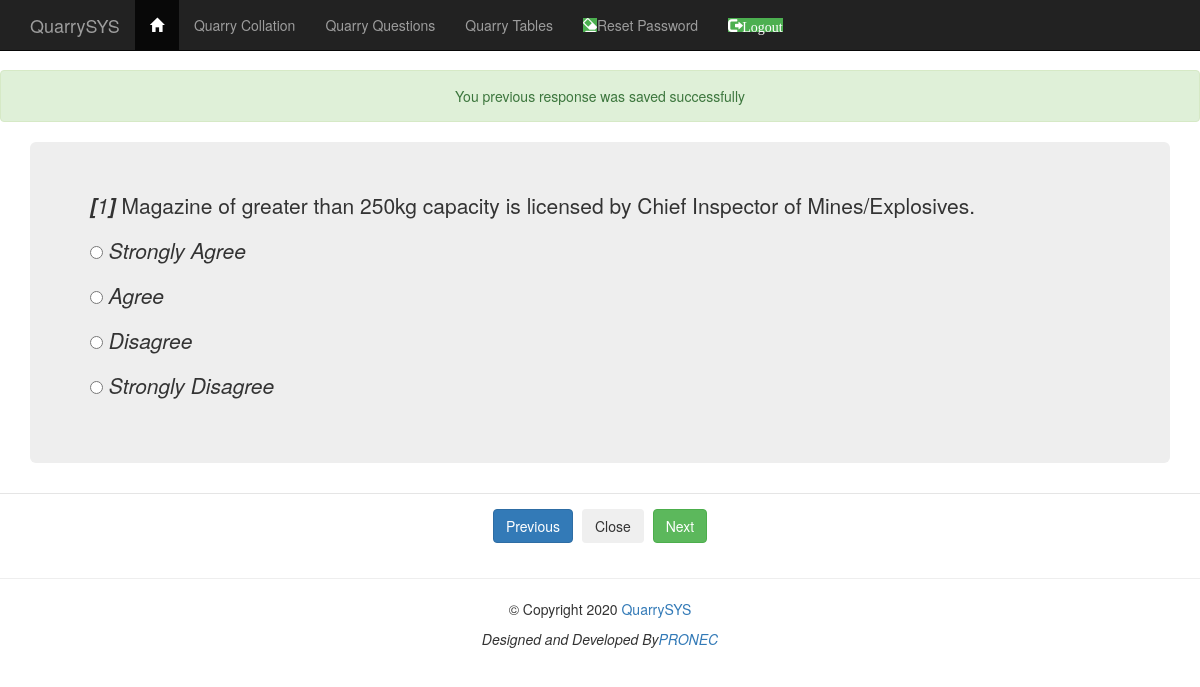
The app's page /qms2/qms_one.php with its own data.
### tables this page shows
CREATE TABLE `qes_table` (
  `ID` int(11) NOT NULL,
  `Question` text NOT NULL,
  `OptionA` varchar(255) NOT NULL,
  `OptionB` varchar(255) NOT NULL,
  `OptionC` varchar(255) NOT NULL,
  `OptionD` varchar(255) NOT NULL,
  `Strongly_Agree` int(11) NOT NULL DEFAULT '1',
  `Agree` int(11) NOT NULL DEFAULT '1',
  `Disagree` int(11) NOT NULL DEFAULT '1',
  `Strongly_Disagree` int(11) NOT NULL DEFAULT '1'
);

### qms2/qms_handler.php (called while the page is built)
<?php
		if ($stmt) {
			$stmt->execute();
			$res = $stmt->get_result();
			if ($res->num_rows > 0) {
				$row = $res->fetch_assoc();
				$qID = $row['ID'];
				$question = $row['Question'];
				$A = $row['OptionA'];
				$B = $row['OptionB'];
				$C = $row['OptionC'];
				$D = $row['OptionD'];
			}
			else {
				print "Error - No rows";
			}
		}
		else {
			print "Error - DB ERROR";
		}

### qms2/qms_questions.php (the view, shortened to what this page needs)
<div class="container">
	<div class="jumbotron">
			<P>
			<?PHP print "<i><b>[</b>". $qID ."<b>]</b></i>" . " " .$question; ?>
			<P>
			<INPUT TYPE = 'Radio' Name ='q' required="" value= 'A' <?PHP print " ". $answerA; ?>><?PHP print " ". "<i>". $A . "</i>"; ?>
			<P>
			<INPUT TYPE = 'Radio' Name ='q'  required="" value= 'B' <?PHP print $answerB; ?>><?PHP print " ". "<i>". $B . "</i>"; ?>
			<P>
			<INPUT TYPE = 'Radio' Name ='q'  required="" value= 'C' <?PHP print $answerC; ?>><?PHP print " ". "<i>".$C . "</i>"; ?>
			<P>
			<P>
			<INPUT TYPE = 'Radio' Name ='q'  required="" value= 'D' <?PHP print $answerD; ?>><?PHP print " ". "<i>".$D . "</i>"; ?>
	</div>
</div>

### container/header.php (style rules this page uses)
body { padding-top: 70px; }

### records on screen
qes_table: ID "1", Question "Magazine of greater than 250kg capacity is licensed by Chief Inspector of Mines/Explosives.", OptionA "Strongly Agree", OptionB "Agree", OptionC "Disagree", OptionD "Strongly Disagree"
